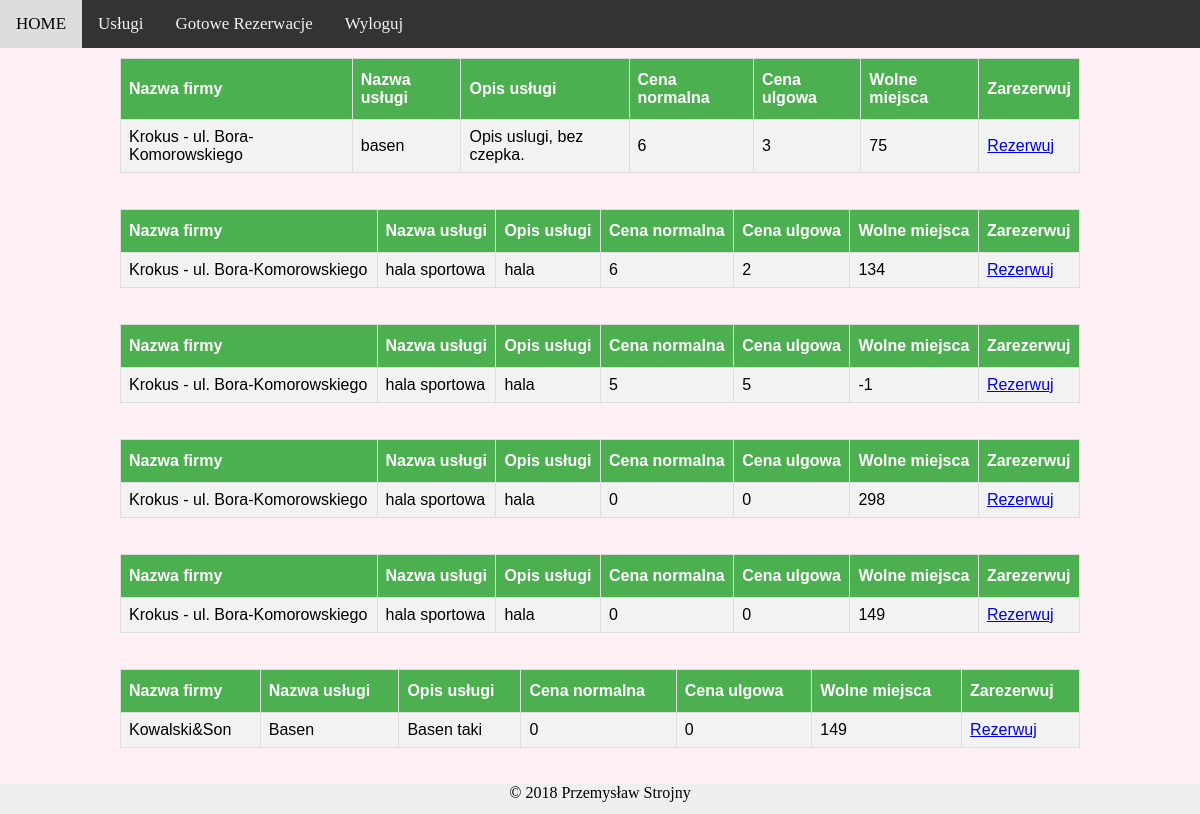
The app's page /mvc/service (signed in) with its own data.
### tables this page shows
CREATE TABLE `services` (
  `IDservice` int(11) NOT NULL,
  `name` varchar(64) NOT NULL,
  `description` varchar(1024) NOT NULL,
  `ID_category` int(11) NOT NULL,
  `ID_service_card` int(11) NOT NULL,
  `price_normal` decimal(10,0) NOT NULL,
  `price_reduced` decimal(10,0) NOT NULL,
  `spot_max` int(11) NOT NULL,
  `spot_free` int(11) NOT NULL
);

CREATE TABLE `service_card` (
  `IDservice_card` int(11) NOT NULL,
  `name` varchar(48) NOT NULL,
  `description` varchar(1024) NOT NULL,
  `ID_user` int(11) NOT NULL
);

### mvc/controllers/service.php (called while the page is built, shortened)
<?php
class Service extends Controller {
	function index()
	{
		$this->view->serviceCardList = $this->model->serviceCardList();
		$this->view->serviceList = $this->model->serviceList();
		$this->view->render('service/index');
	}
}

### mvc/index.php (called while the page is built, shortened)
<?php
require 'libs/Database.php';
require 'config/database.php';
$app = new Bootstrap();

### mvc/libs/Database.php (called while the page is built, shortened)
<?php
class Database {
    static $host, $user, $password, $database;
    function __construct($host='localhost', $user='root', $password='', $database='bookgym')
    {
        self::$host=$host;
        self::$user=$user;
        self::$password=$password;
        self::$database=$database;
    }
    function connect(){
        $connection = mysqli_connect(self::$host, self::$user, self::$password, self::$database);
        if($connection){
            return $connection;
        }else{
            return die('Connection error!');
        }
    }
    function query($q=""){
        return mysqli_query($this->connect(), $q);
    }
}

### mvc/models/service_model.php (called while the page is built, shortened)
<?php
class Service_Model extends Model
{
    public function serviceList()
	{
		$query = $this->database->query("SELECT *,services.name as service_name, services.description as service_description FROM services, service_card WHERE services.ID_service_card=service_card.IDservice_card
		");
		return $query;
	}
}

### mvc/views/service/index.php (the view, shortened to what this page needs)
<head>
<link rel="stylesheet" href="<?php echo URL; ?>views/service/css/style.css" />
</head>
<?php
     foreach($this->serviceList as $key => $value2) {
         ?>
        <div style="overflow-x:auto;">
        <table id="customers">
        <tr>
          <th>Nazwa firmy</th>
          <th>Nazwa usługi</th>
          <th>Opis usługi</th>
          <th>Cena normalna</th>
          <th>Cena ulgowa</th>
          <th>Wolne miejsca</th>
          <th>Zarezerwuj</th>
        </tr>
        <tr>
          <td><?php echo $value2['name'] . '</br>'; ?></td>
          <td><?php echo $value2['service_name'] . '</br>'; ?></td>
          <td><?php echo $value2['service_description'] . '</br>'; ?></td>
          <td><?php echo $value2['price_normal'] . '</br>'; ?></td>
          <td><?php echo $value2['price_reduced'] . '</br>'; ?></td>
          <td><?php echo $value2['spot_free'] . '</br>'; ?></td>
          <td><?php echo '<a href="'.URL.'service/reservation/'.$value2['IDservice'].'">Rezerwuj</a>';?>
        </tr>
      </table>
     </div>
<?php
     }
?>

### mvc/public/css/default2.css (style rules this page uses)
html, body { margin:0; padding:0; height:100%; background-color: lavenderblush; }

### mvc/views/service/css/style.css (style rules this page uses)
#customers { font-family: "Trebuchet MS", Arial, Helvetica, sans-serif; border-collapse: collapse; width: 100%; }
#customers td, #customers th { border: 1px solid #ddd; padding: 8px; }
#customers tr:nth-child(even) { background-color: #f2f2f2; }
#customers th { padding-top: 12px; padding-bottom: 12px; text-align: left; background-color: #4CAF50; color: white; }

### records on screen
services: ID_service_card.name "Krokus - ul. Bora-Komorowskiego", name "basen", description "Opis uslugi, bez czepka.", price_normal "6", price_reduced "3", spot_free "75"
services: ID_service_card.name "Krokus - ul. Bora-Komorowskiego", name "hala sportowa", description "hala", price_normal "6", price_reduced "2", spot_free "134"
services: ID_service_card.name "Krokus - ul. Bora-Komorowskiego", name "hala sportowa", description "hala", price_normal "5", price_reduced "5", spot_free "-1"
services: ID_service_card.name "Krokus - ul. Bora-Komorowskiego", name "hala sportowa", description "hala", price_normal "0", price_reduced "0", spot_free "298"
services: ID_service_card.name "Krokus - ul. Bora-Komorowskiego", name "hala sportowa", description "hala", price_normal "0", price_reduced "0", spot_free "149"
services: ID_service_card.name "Kowalski&Son", name "Basen", description "Basen taki", price_normal "0", price_reduced "0", spot_free "149"
